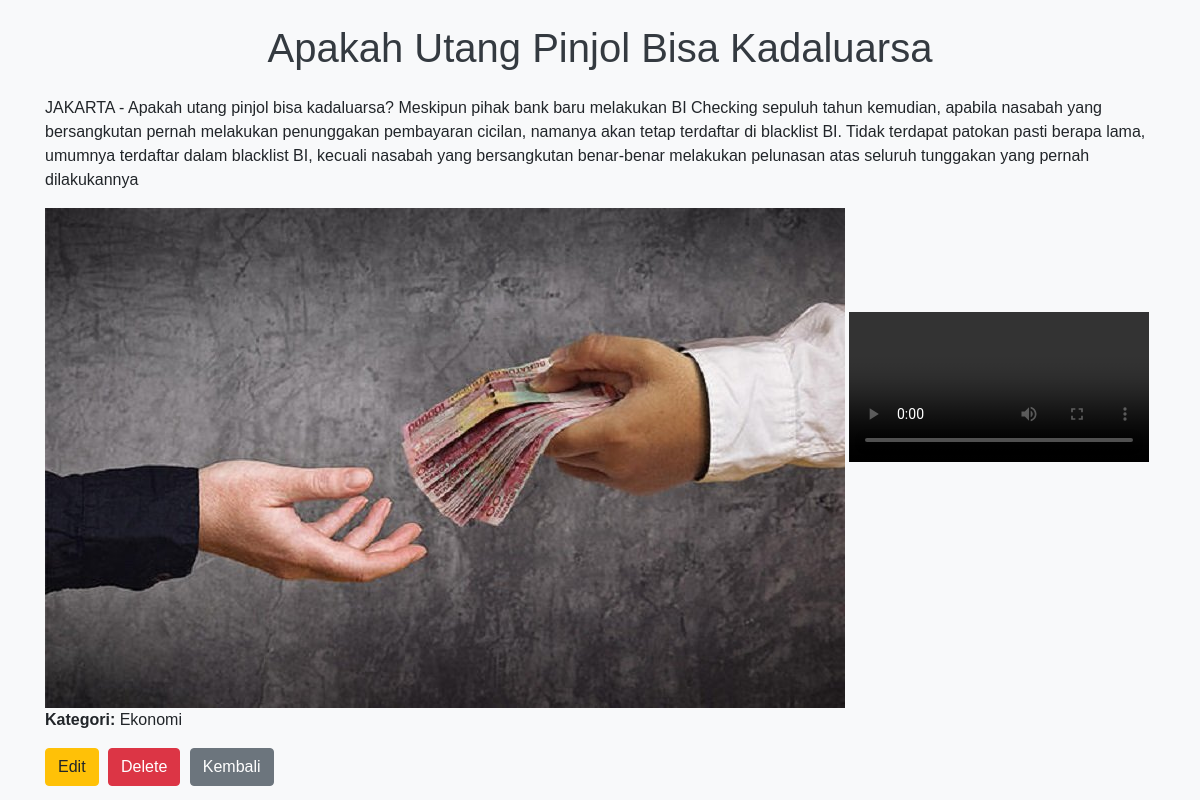
Screenshot of /detail.php?id=13 with the database file from the repository.
### tables this page shows
CREATE TABLE `articles` (
  `id` int(11) NOT NULL,
  `title` varchar(900) NOT NULL,
  `content` text NOT NULL,
  `image` varchar(900) NOT NULL,
  `video` varchar(900) NOT NULL,
  `category_id` int(11) NOT NULL
);

CREATE TABLE `categories` (
  `id` int(11) NOT NULL,
  `name` varchar(100) NOT NULL
);

### detail.php (the view, shortened to what this page needs)
<?php
include 'config.php';
$id = $_GET['id'];
$result = $conn->query("SELECT articles.*, categories.name AS category_name FROM articles JOIN categories ON articles.category_id = categories.id WHERE articles.id=$id");
$article = $result->fetch_assoc();
?>
<!DOCTYPE html>
<html lang="id">
<head>
  <link rel="stylesheet" href="https://stackpath.bootstrapcdn.com/bootstrap/4.5.2/css/bootstrap.min.css">
  <link rel="stylesheet" href="public/css/style.css">
</head>
<body>
  <div class="container">
    <h1 class="my-4 text-center"><?php echo $article['title']; ?></h1>
    <p><?php echo $article['content']; ?></p>
    <?php if ($article['image']): ?>
      <img src="<?php echo $article['image']; ?>" class="article-image">
    <?php endif; ?>
    <?php if ($article['video']): ?>
      <video src="<?php echo $article['video']; ?>" class="article-video" controls></video>
    <?php endif; ?>
    <p><strong>Kategori:</strong> <?php echo $article['category_name']; ?></p>
    <a href="edit.php?id=<?php echo $article['id']; ?>" class="btn btn-warning">Edit</a>
    <form action="delete.php" method="post" style="display:inline;">
      <button type="submit" class="btn btn-danger">Delete</button>
    </form>
    <a href="index.php" class="btn btn-secondary">Kembali</a>
  </div>
</body>
</html>

### public/css/style.css (style rules this page uses)
body { font-family: Arial, sans-serif; background-color: #f8f9fa; }
h1 { color: #343a40; }
.btn { margin-right: 5px; }

### detail.php (style rules this page uses)
.article-image { max-width: 100%; height: auto; }
.article-video { max-width: 100%; height: auto; }

### rows the page displays
articles: title "Apakah Utang Pinjol Bisa Kadaluarsa", content "JAKARTA - Apakah utang pinjol bisa kadaluarsa? Meskipun pihak bank baru melakukan BI Checking sepuluh tahun kemudian, apabila nasabah yang bersangkutan pernah melakukan penunggakan pembayaran cicilan, namanya akan tetap terdaftar di blacklist BI. Tidak terdapat patokan pasti berapa lama, umumnya terdaftar dalam blacklist BI, kecuali nasabah yang bersangkutan benar-benar melakukan pelunasan atas seluruh tunggakan yang pernah dilakukannya", image (picture), category.name "Ekonomi"
